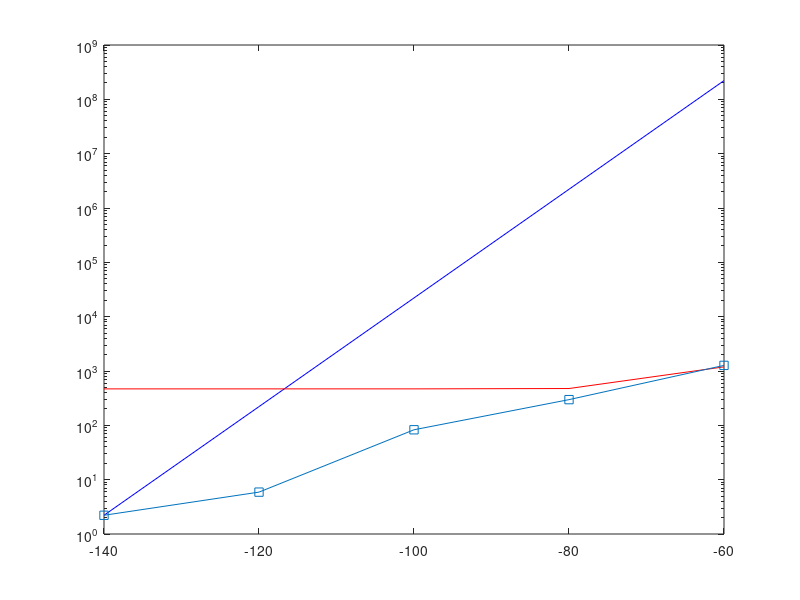

Source code (MATLAB):
load('noise.mat');
semilogy(sigma_vec,Avg_E1,'-b');
hold on;
semilogy(sigma_vec,Avg_E2,'-r');
semilogy(sigma_vec,Avg_E3,'-square');